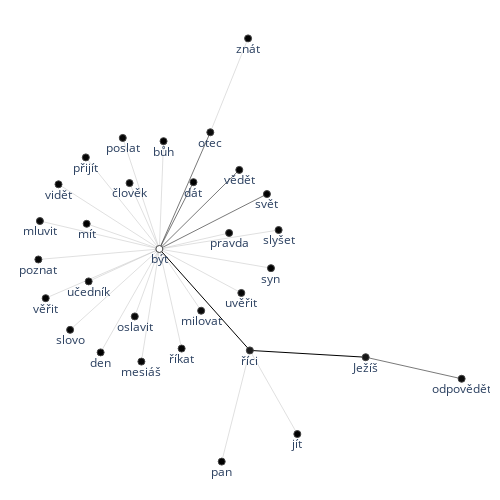

The notebook cell this image was saved under:
### Code cell
configure_plotly_browser_state()
ego_network_standard(nt_data, "book_lemmata", "J", "otec", "online", "2D")

### Figure 1 — Plotly figure (JSON) as saved in the notebook; plotly's stock layout.template omitted (floating-point values rounded to 4 significant figures)
{"data": [{"y": [0.04318, -0.3339, null, -0.3339, -0.3591, null], "x": [-0.07856, 0.2444, null, 0.2444, 0.6576, null], "line": {"color": "#000000", "width": 1}, "type": "scatter", "mode": "lines"}, {"y": [0.04318, 0.2476, null, 0.04318, 0.4771, null, 0.04318, 0.2918, null, 0.04318, 0.3373, null, -0.3591, -0.4394, null], "x": [-0.07856, 0.3053, null, -0.07856, 0.1033, null, -0.07856, 0.04313, null, -0.07856, 0.2067, null, 0.6576, 1, null], "line": {"color": "#404040", "width": 0.7}, "type": "scatter", "mode": "lines"}, {"y": [0.04318, 0.4442, null, 0.04318, 0.4562, null, 0.04318, 0.3838, null, 0.04318, 0.2837, null, 0.04318, 0.1472, null, 0.04318, 0.004276, null, 0.04318, 0.2883, null, 0.04318, 0.1369, null, 0.04318, -0.1397, null, 0.04318, -0.0772, null, 0.04318, -0.2574, null, 0.04318, -0.3413, null, 0.04318, -0.3269, null, 0.04318, -0.1863, null, 0.04318, -0.3755, null, 0.04318, -0.1202, null, 0.04318, -0.2075, null, 0.04318, -0.02797, null, 0.04318, 0.1138, null, 0.04318, 0.1028, null, -0.3339, -0.7474, null, -0.3339, -0.6448, null, 0.4771, 0.8263, null], "x": [-0.07856, -0.06362, null, -0.07856, -0.2092, null, -0.07856, -0.341, null, -0.07856, -0.4385, null, -0.07856, -0.5048, null, -0.07856, -0.5103, null, -0.07856, -0.185, null, -0.07856, -0.338, null, -0.07856, -0.4842, null, -0.07856, -0.3309, null, -0.07856, -0.397, null, -0.07856, -0.2882, null, -0.07856, 0.0008756, null, -0.07856, 0.07055, null, -0.07856, -0.1427, null, -0.07856, 0.214, null, -0.07856, -0.1663, null, -0.07856, 0.3197, null, -0.07856, 0.347, null, -0.07856, 0.1703, null, 0.2444, 0.1439, null, 0.2444, 0.4138, null, 0.1033, 0.238, null], "line": {"color": "#C0C0C0", "width": 0.5}, "type": "scatter", "mode": "lines"}, {"textposition": "bottom center", "text": ["být", "říci", "Ježíš", "odpovědět", "svět", "otec", "dát", "vědět", "bůh", "poslat", "přijít", "vidět", "mluvit", "poznat", "člověk", "mít", "věřit", "učedník", "slovo", "den", "říkat", "milovat", "pan", "mesiáš", "uvěřit", "syn", "oslavit", "jít", "slyšet", "pravda", "znát"], "hovertext": ["155", "18", "15", "9", "4", "9", "3", "5", "3", "6", "6", "5", "6", "6", "6", "3", "5", "7", "5", "3", "5", "7", "3", "6", "6", "3", "7", "3", "6", "6", "4"], "y": [0.04318, -0.3339, -0.3591, -0.4394, 0.2476, 0.4771, 0.2918, 0.3373, 0.4442, 0.4562, 0.3838, 0.2837, 0.1472, 0.004276, 0.2883, 0.1369, -0.1397, -0.0772, -0.2574, -0.3413, -0.3269, -0.1863, -0.7474, -0.3755, -0.1202, -0.02797, -0.2075, -0.6448, 0.1138, 0.1028, 0.8263], "mode": "markers+text", "hoverinfo": "text", "marker": {"reversescale": true, "colorscale": [[0, "rgb(255,255,255)"], [0.125, "rgb(240,240,240)"], [0.25, "rgb(217,217,217)"], [0.375, "rgb(189,189,189)"], [0.5, "rgb(150,150,150)"], [0.625, "rgb(115,115,115)"], [0.75, "rgb(82,82,82)"], [0.875, "rgb(37,37,37)"], [1, "rgb(0,0,0)"]], "color": [155, 18, 15, 9, 4, 9, 3, 5, 3, 6, 6, 5, 6, 6, 6, 3, 5, 7, 5, 3, 5, 7, 3, 6, 6, 3, 7, 3, 6, 6, 4], "colorbar": {"title": {"text": "degree", "side": "right"}, "xanchor": "left", "thickness": 15}, "showscale": false, "line": {"width": 1}, "size": 7}, "x": [-0.07856, 0.2444, 0.6576, 1, 0.3053, 0.1033, 0.04313, 0.2067, -0.06362, -0.2092, -0.341, -0.4385, -0.5048, -0.5103, -0.185, -0.338, -0.4842, -0.3309, -0.397, -0.2882, 0.0008756, 0.07055, 0.1439, -0.1427, 0.214, 0.3197, -0.1663, 0.4138, 0.347, 0.1703, 0.238], "type": "scatter"}, {"opacity": 0, "text": ["84", "38", "35", "34", "27", "24", "23", "22", "22", "21", "21", "20", "20", "19", "18", "17", "17", "17", "17", "14", "14", "13", "12", "12", "11", "65", "15", "12", "44", "8"], "y": [-0.1453, 0.1454, 0.2602, 0.1675, 0.1903, 0.2437, 0.2497, 0.2135, 0.1635, 0.09519, 0.02373, 0.1657, 0.09004, -0.04824, -0.01701, -0.1071, -0.149, -0.1419, -0.07155, -0.1661, -0.03853, -0.08217, 0.007605, 0.07849, 0.07299, -0.3465, -0.5406, -0.4894, -0.3992, 0.6517], "mode": "markers", "hoverinfo": "text", "marker": {"opacity": 0}, "x": [0.08291, 0.1134, 0.01234, -0.01772, 0.06406, -0.07109, -0.1439, -0.2098, -0.2585, -0.2917, -0.2944, -0.1318, -0.2083, -0.2814, -0.2047, -0.2378, -0.1834, -0.03884, -0.004007, -0.1106, 0.0677, -0.1225, 0.1206, 0.1342, 0.04585, 0.451, 0.1941, 0.3291, 0.8288, 0.1706], "type": "scatter"}], "layout": {"autosize": false, "xaxis": {"zeroline": false, "showticklabels": false, "showgrid": false}, "title": {"font": {"size": 16}}, "plot_bgcolor": "rgba(0,0,0,0)", "yaxis": {"zeroline": false, "showticklabels": false, "showgrid": false}, "showlegend": false, "height": 500, "width": 500, "hovermode": "closest", "margin": {"r": 10, "b": 10, "l": 10, "t": 10}}}
